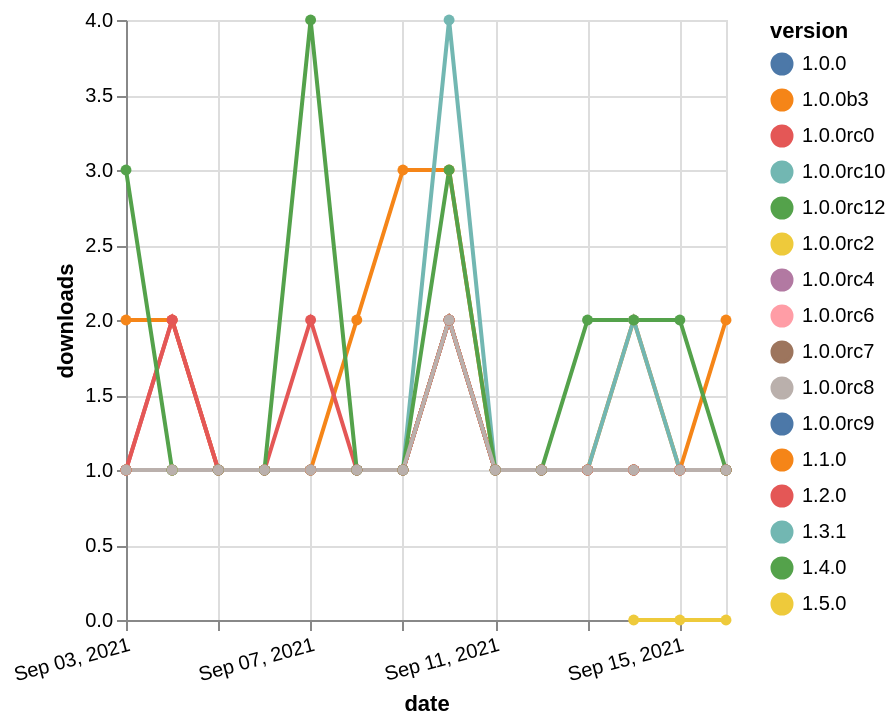

Specify this chart in Vega-Lite:
### Vega-Lite specification from a JSON file in a GitHub repository (floating-point values rounded to 4 significant figures; data arrays with more than 128 entries replaced by an {"elided": "..."} marker saying what was removed)
{"$schema": "https://vega.github.io/schema/vega-lite/v5.json", "description": "A simple bar chart with embedded data.", "data": {"values": {"elided": "213 records"}}, "width": "container", "mark": {"type": "line", "point": {"filled": true}}, "encoding": {"x": {"field": "date", "type": "temporal", "timeUnit": "yearmonthdate", "title": "date", "axis": {"labelAngle": -15}}, "y": {"field": "delta", "type": "quantitative", "title": "downloads"}, "color": {"field": "version", "type": "nominal"}, "tooltip": {"field": "delta"}}}
